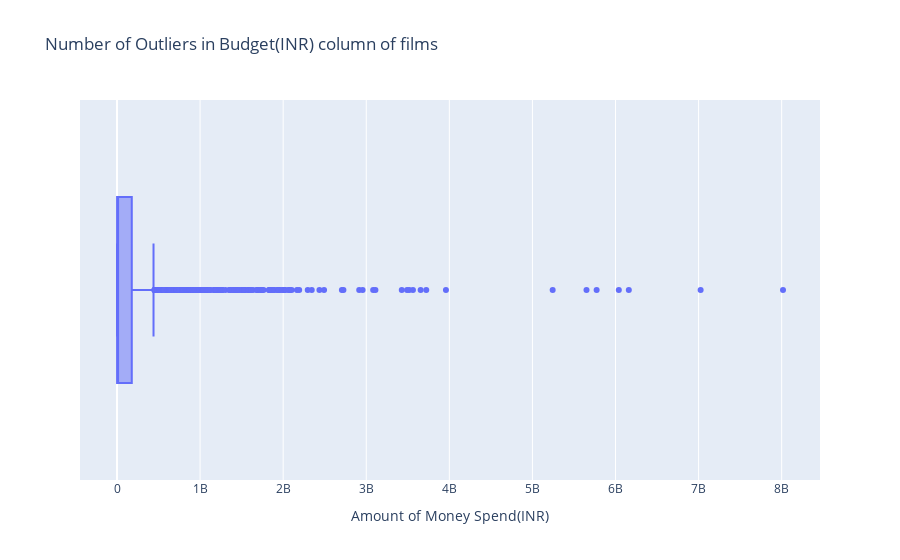

Write notebook code for a chart like this one.
### Code cell
px.box(films, x='Budget(INR)',labels = {'Budget(INR)' : 'Amount of Money Spend(INR)'}, title = "Number of Outliers in Budget(INR) column of films")

### Figure 1 — Plotly figure (JSON) as saved in the notebook; plotly's stock layout.template omitted (floating-point values rounded to 4 significant figures; data arrays with more than 128 entries replaced by an {"elided": "..."} marker saying what was removed)
{"data": [{"alignmentgroup": "True", "hovertemplate": "Amount of Money Spend(INR)=%{x}<extra></extra>", "legendgroup": "", "marker": {"color": "#636efa"}, "name": "", "notched": false, "offsetgroup": "", "orientation": "h", "showlegend": false, "type": "box", "x": {"elided": "1698 int values"}, "x0": " ", "xaxis": "x", "y0": " ", "yaxis": "y"}], "layout": {"boxmode": "group", "legend": {"tracegroupgap": 0}, "title": {"text": "Number of Outliers in Budget(INR) column of films"}, "xaxis": {"anchor": "y", "domain": [0, 1], "title": {"text": "Amount of Money Spend(INR)"}}, "yaxis": {"anchor": "x", "domain": [0, 1]}}}
